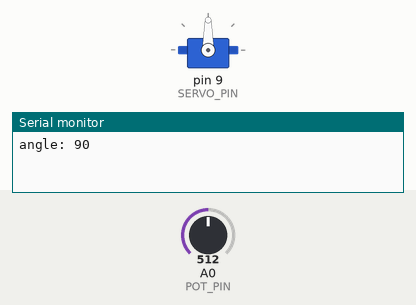
The sketch below on a simulated Arduino Nano, built with avr-gcc and run on an emulated ATmega328P. Parts: servo, the last lines printed to the serial monitor. The inputs (shaded band) are chosen by the test bench; at power-on: A0 (POT_PIN) = 512.

Above: at 1.2 s.
1.3 s: A0 (POT_PIN) set to 716
At 1.7 s:
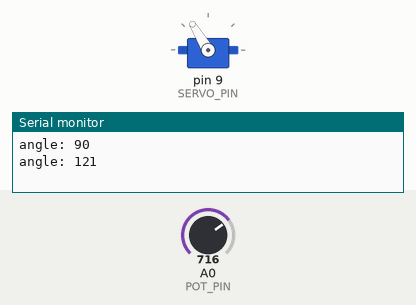
2.8 s: A0 (POT_PIN) set to 900
At 3.7 s:
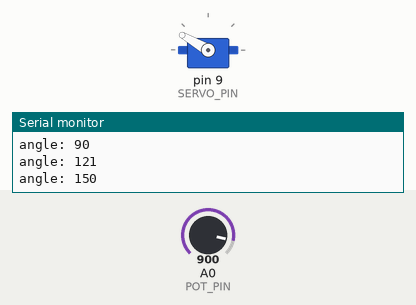
4.3 s: A0 (POT_PIN) set to 1023
At 5.3 s:
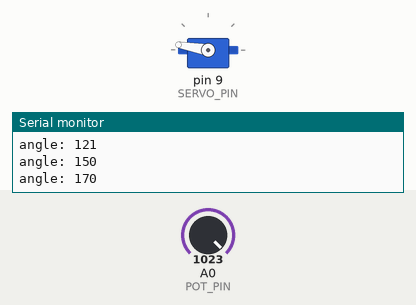
5.8 s: A0 (POT_PIN) set to 306
At 6.2 s:
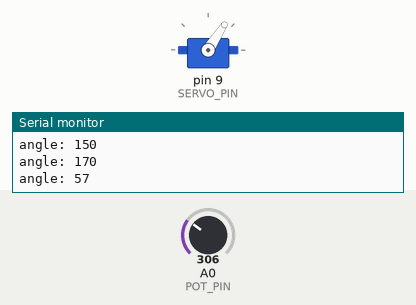
7.3 s: A0 (POT_PIN) set to 160
At 8.3 s:
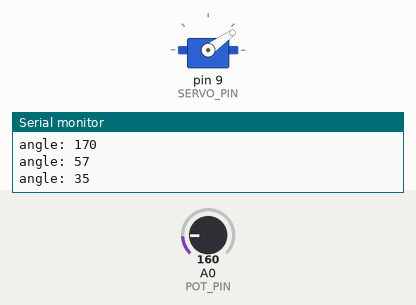
8.8 s: A0 (POT_PIN) set to 0
At 9.9 s:
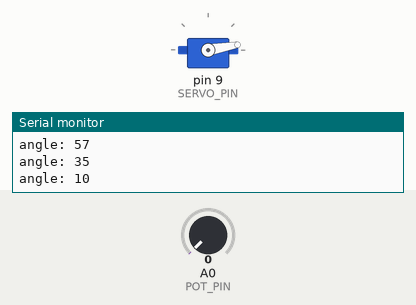
Timing chart, 0 to 11.3 s (numbered marks = the images above; inputs shaded):
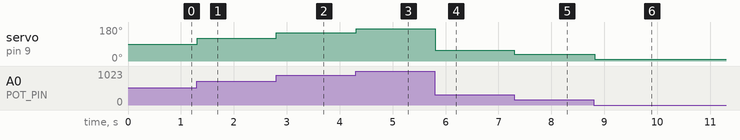

The sketch:

servo_gauge.ino
```cpp
/*
  Analog Servo Gauge
  --------------------
  Reads a potentiometer and drives a servo needle to match its position.
  Board: Arduino Nano.
*/

#include <Servo.h>

const uint8_t POT_PIN = A0;
const uint8_t SERVO_PIN = 9;

// Trimmed slightly inside the full 0-180 range to avoid straining
// the servo's mechanical end stops.
const int MIN_ANGLE = 10;
const int MAX_ANGLE = 170;

Servo needle;
int lastAngle = -1;

void setup() {
  needle.attach(SERVO_PIN);
  Serial.begin(9600);
}

void loop() {
  int raw = analogRead(POT_PIN); // 0-1023
  int angle = map(raw, 0, 1023, MIN_ANGLE, MAX_ANGLE);

  // Deadband: only move the servo if the target changed meaningfully.
  // Without this, ADC noise on a stationary knob makes the servo buzz.
  if (abs(angle - lastAngle) > 1) {
    needle.write(angle);
    lastAngle = angle;
    Serial.print("angle: ");
    Serial.println(angle);
  }

  delay(20);
}
```

Measured:
- after the input at 1.3 s, servo on pin 9 (SERVO_PIN): 90° → 121° at once
- after the input at 2.8 s, servo on pin 9 (SERVO_PIN): 121° → 150° at once
- after the input at 4.3 s, servo on pin 9 (SERVO_PIN): 150° → 170° at once
- after the input at 5.8 s, servo on pin 9 (SERVO_PIN): 170° → 57° at once
- after the input at 7.3 s, servo on pin 9 (SERVO_PIN): 57° → 35° at once
- after the input at 8.8 s, servo on pin 9 (SERVO_PIN): 35° → 10° at once
